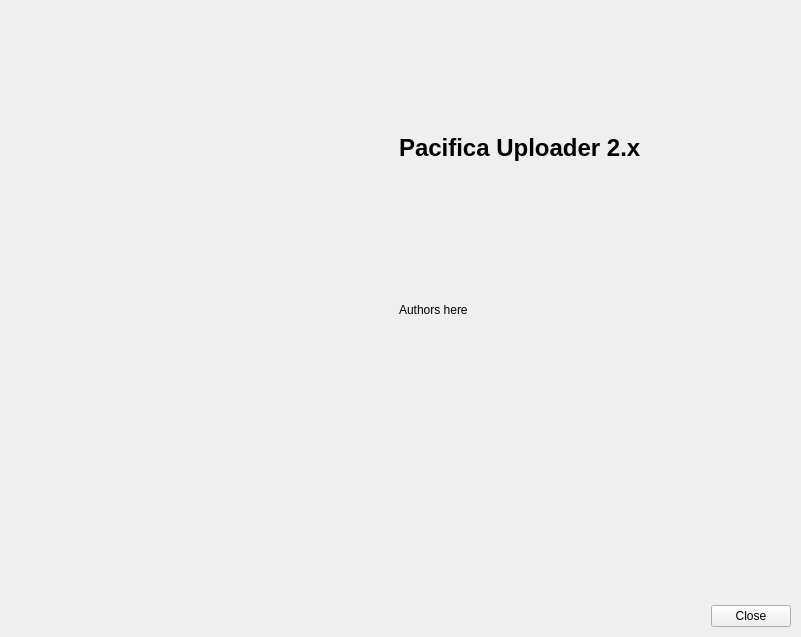
<?xml version="1.0" encoding="UTF-8"?>
<ui version="4.0">
 <class>Dialog</class>
 <widget class="QMainWindow" name="Dialog">
  <property name="geometry">
   <rect>
    <x>0</x>
    <y>0</y>
    <width>801</width>
    <height>637</height>
   </rect>
  </property>
  <property name="windowTitle">
   <string>About Pacifica Uploader</string>
  </property>
  <property name="windowIcon">
   <iconset resource="resource.qrc">
    <normaloff>:/images/uploading.svg</normaloff>:/images/uploading.svg</iconset>
  </property>
  <widget class="QWidget" name="centralwidget">
   <layout class="QGridLayout" name="gridLayout">
    <property name="leftMargin">
     <number>0</number>
    </property>
    <property name="topMargin">
     <number>0</number>
    </property>
    <property name="rightMargin">
     <number>10</number>
    </property>
    <property name="bottomMargin">
     <number>10</number>
    </property>
    <item row="0" column="0">
     <layout class="QVBoxLayout" name="verticalLayout">
      <property name="spacing">
       <number>6</number>
      </property>
      <item>
       <layout class="QHBoxLayout" name="horizontalLayout">
        <item>
         <widget class="QLabel" name="label">
          <property name="maximumSize">
           <size>
            <width>600</width>
            <height>600</height>
           </size>
          </property>
          <property name="text">
           <string/>
          </property>
          <property name="pixmap">
           <pixmap resource="resource.qrc">:/images/uploading.svg</pixmap>
          </property>
          <property name="scaledContents">
           <bool>true</bool>
          </property>
         </widget>
        </item>
        <item>
         <layout class="QVBoxLayout" name="verticalLayout_2">
          <item>
           <widget class="QLabel" name="label_program">
            <property name="text">
             <string>&lt;h1&gt;Pacifica Uploader 2.x&lt;/h1&gt;</string>
            </property>
           </widget>
          </item>
          <item>
           <widget class="QLabel" name="label_authors">
            <property name="text">
             <string>Authors here</string>
            </property>
            <property name="alignment">
             <set>Qt::AlignLeading|Qt::AlignLeft|Qt::AlignTop</set>
            </property>
           </widget>
          </item>
         </layout>
        </item>
       </layout>
      </item>
      <item>
       <widget class="QDialogButtonBox" name="buttonBox">
        <property name="standardButtons">
         <set>QDialogButtonBox::Close</set>
        </property>
       </widget>
      </item>
     </layout>
    </item>
   </layout>
  </widget>
 </widget>
 <resources>
  <include location="resource.qrc"/>
 </resources>
 <connections>
  <connection>
   <sender>buttonBox</sender>
   <signal>clicked(QAbstractButton*)</signal>
   <receiver>Dialog</receiver>
   <slot>hide()</slot>
   <hints>
    <hint type="sourcelabel">
     <x>400</x>
     <y>585</y>
    </hint>
    <hint type="destinationlabel">
     <x>400</x>
     <y>299</y>
    </hint>
   </hints>
  </connection>
 </connections>
</ui>
